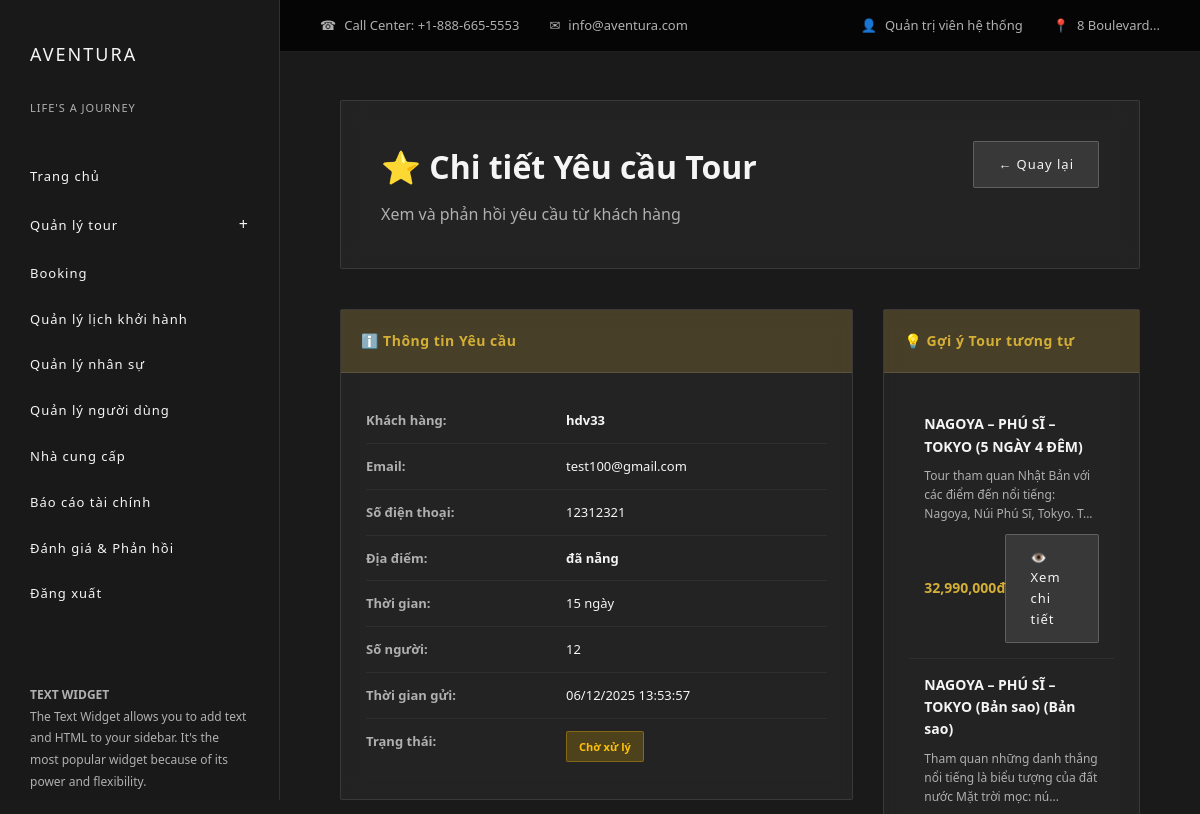
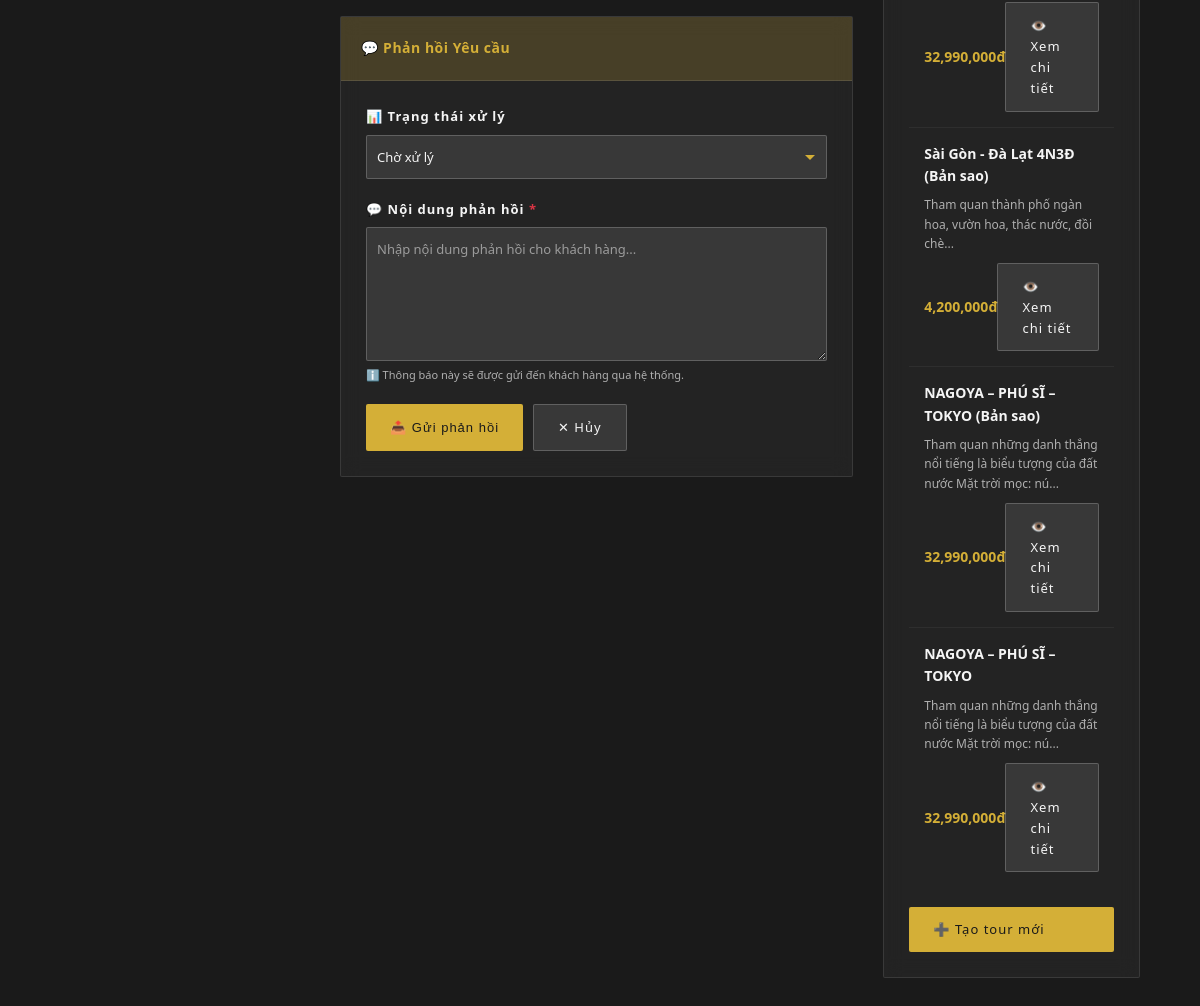
The app's page /index.php?act=admin/chiTietYeuCauTour&id=1 (signed in) with its own data (2 pictures, top to bottom).
### tables this page shows
CREATE TABLE `thong_bao` (
  `id` int(11) NOT NULL,
  `tieu_de` varchar(255) NOT NULL,
  `noi_dung` text NOT NULL,
  `loai_thong_bao` enum('ChungChung','HDV','KhachHang','NhanSu') DEFAULT 'ChungChung',
  `muc_do_uu_tien` enum('Thap','TrungBinh','Cao') DEFAULT 'TrungBinh',
  `nguoi_gui_id` int(11) DEFAULT NULL,
  `nguoi_nhan_id` int(11) DEFAULT NULL,
  `vai_tro_nhan` varchar(50) DEFAULT NULL,
  `trang_thai` enum('ChuaGui','DaGui','Loi') DEFAULT 'ChuaGui',
  `thoi_gian_gui` datetime DEFAULT NULL,
  `thoi_gian_hen_gui` datetime DEFAULT NULL,
  `created_at` timestamp NULL DEFAULT current_timestamp(),
  `updated_at` timestamp NULL DEFAULT current_timestamp() ON UPDATE current_timestamp()
);

CREATE TABLE `nguoi_dung` (
  `id` int(11) NOT NULL,
  `ten_dang_nhap` varchar(100) DEFAULT NULL,
  `mat_khau` varchar(255) DEFAULT NULL,
  `ho_ten` varchar(255) DEFAULT NULL,
  `avatar` varchar(255) DEFAULT NULL,
  `email` varchar(255) DEFAULT NULL,
  `so_dien_thoai` varchar(20) DEFAULT NULL,
  `vai_tro` enum('Admin','HDV','KhachHang','NhaCungCap') DEFAULT NULL,
  `quyen_cap_cao` tinyint(1) DEFAULT 0,
  `trang_thai` enum('HoatDong','BiKhoa') DEFAULT 'HoatDong',
  `ngay_tao` timestamp NULL DEFAULT current_timestamp()
);

CREATE TABLE `tour` (
  `tour_id` int(11) NOT NULL,
  `ten_tour` varchar(255) DEFAULT NULL,
  `loai_tour` enum('TrongNuoc','QuocTe','TheoYeuCau') DEFAULT NULL,
  `mo_ta` text DEFAULT NULL,
  `gia_co_ban` decimal(15,2) DEFAULT NULL,
  `chinh_sach` text DEFAULT NULL,
  `id_nha_cung_cap` int(11) DEFAULT NULL,
  `tao_boi` int(11) DEFAULT NULL,
  `trang_thai` enum('HoatDong','TamDung','HetHan') DEFAULT 'HoatDong',
  `qr_code_path` varchar(255) DEFAULT NULL COMMENT 'Đường dẫn file QR code'
);

### controllers/AdminController.php (called while the page is built, shortened)
<?php
class AdminController {
    public function chiTietYeuCauTour() {
        require_once 'models/ThongBao.php';
        require_once 'models/Tour.php';
        $id = isset($_GET['id']) ? (int)$_GET['id'] : 0;
        $thongBaoModel = new ThongBao();
        $yeuCau = $thongBaoModel->findById($id);
        $thongTin = [];
        foreach (explode("\n", $yeuCau['noi_dung'] ?? '') as $row) {
            $kv = explode(": ", $row, 2);
            if (count($kv) == 2) {
                $thongTin[$kv[0]] = $kv[1];
            }
        }
        $tourModel = new Tour();
        $tourList = $tourModel->getAll();
        require 'views/admin/chi_tiet_yeu_cau_tour.php';
    }
}

### commons/env.php (called while the page is built, shortened)
<?php
function getPDOConnection() {
    try {
        $conn = new PDO(
            "mysql:host=" . DB_HOST . ";port=" . DB_PORT . ";dbname=" . DB_NAME . ";charset=utf8mb4",
            DB_USERNAME,
            DB_PASSWORD,
            [
                PDO::ATTR_ERRMODE => PDO::ERRMODE_EXCEPTION,
                PDO::ATTR_DEFAULT_FETCH_MODE => PDO::FETCH_ASSOC,
                PDO::ATTR_EMULATE_PREPARES => false
            ]
        );
        $conn->exec("SET time_zone = '+07:00'");
        return $conn;
    } catch (PDOException $e) {
        die("Kết nối thất bại: " . $e->getMessage());
    }
}

### commons/function.php (called while the page is built, shortened)
<?php
function connectDB() {
    return getPDOConnection();
}

### models/ThongBao.php (called while the page is built, shortened)
<?php
class ThongBao
{
    public $conn;
    public function __construct()
    {
        $this->conn = connectDB();
    }
    public function findById($id) {
        $sql = "SELECT tb.*,
                nd_gui.ho_ten as nguoi_gui_ten,
                nd_nhan.ho_ten as nguoi_nhan_ten
                FROM thong_bao tb
                LEFT JOIN nguoi_dung nd_gui ON tb.nguoi_gui_id = nd_gui.id
                LEFT JOIN nguoi_dung nd_nhan ON tb.nguoi_nhan_id = nd_nhan.id
                WHERE tb.id = ?";
        $stmt = $this->conn->prepare($sql);
        $stmt->execute([(int)$id]);
        return $stmt->fetch();
    }
}

### models/Tour.php (called while the page is built, shortened)
<?php
class Tour
{
    public $conn;
    public function __construct()
    {
        $this->conn = connectDB();
    }
    public function getAll() {
        $sql = "SELECT * FROM tour ORDER BY tour_id DESC";
        $stmt = $this->conn->prepare($sql);
        $stmt->execute();
        return $stmt->fetchAll();
    }
}

### views/admin/chi_tiet_yeu_cau_tour.php (the view, shortened to what this page needs)
<div class="page-header-section">
    <div style="display: flex; justify-content: space-between; align-items: start; flex-wrap: wrap; gap: 20px;">
        <div>
            <h1>⭐ Chi tiết Yêu cầu Tour</h1>
            <p style="color: var(--text-muted); margin-top: 10px;">Xem và phản hồi yêu cầu từ khách hàng</p>
        </div>
        <div>
            <a href="index.php?act=admin/quanLyYeuCauTour" class="btn btn-secondary">
                ← Quay lại
            </a>
        </div>
    </div>
</div>
<div class="two-column-layout">
    <div>
        <div class="info-card">
            <div class="info-card-header">
                ℹ️ Thông tin Yêu cầu
            </div>
            <div class="info-card-body">
                <div class="info-row">
                    <div class="info-label">Khách hàng:</div>
                    <div class="info-value">
                        <strong><?php echo htmlspecialchars($yeuCau['nguoi_gui_ten'] ?? 'N/A'); ?></strong>
                    </div>
                </div>
                <div class="info-row">
                    <div class="info-label">Email:</div>
                    <div class="info-value"><?php echo htmlspecialchars($thongTin['Email'] ?? 'N/A'); ?></div>
                </div>
                <div class="info-row">
                    <div class="info-label">Số điện thoại:</div>
                    <div class="info-value"><?php echo htmlspecialchars($thongTin['Số điện thoại'] ?? 'N/A'); ?></div>
                </div>
                <div class="info-row">
                    <div class="info-label">Địa điểm:</div>
                    <div class="info-value">
                        <strong><?php echo htmlspecialchars($thongTin['Địa điểm'] ?? 'N/A'); ?></strong>
                    </div>
                </div>
                <div class="info-row">
                    <div class="info-label">Thời gian:</div>
                    <div class="info-value"><?php echo htmlspecialchars($thongTin['Thời gian'] ?? 'N/A'); ?></div>
                </div>
                <div class="info-row">
                    <div class="info-label">Số người:</div>
                    <div class="info-value"><?php echo htmlspecialchars($thongTin['Số người'] ?? 'N/A'); ?></div>
                </div>
                <div class="info-row">
                    <div class="info-label">Thời gian gửi:</div>
                    <div class="info-value"><?php echo date('d/m/Y H:i:s', strtotime($yeuCau['created_at'])); ?></div>
                </div>
                <div class="info-row">
                    <div class="info-label">Trạng thái:</div>
                    <div class="info-value">
                        <?php if ($yeuCau['trang_thai'] === 'DaGui'): ?>
                            <span class="badge badge-warning">Chờ xử lý</span>
                        <?php elseif (strpos($yeuCau['noi_dung'] ?? '', 'Đã xử lý') !== false): ?>
                            <span class="badge badge-success">Đã xử lý</span>
                        <?php else: ?>
                            <span class="badge badge-secondary"><?php echo htmlspecialchars($yeuCau['trang_thai'] ?? 'N/A'); ?></span>
                        <?php endif; ?>
                    </div>
                </div>
            </div>
        </div>
        <div class="info-card">
            <div class="info-card-header">
                💬 Phản hồi Yêu cầu
            </div>
            <div class="info-card-body">
                <form method="POST" action="index.php?act=admin/phanHoiYeuCauTour">
                    <div class="form-group">
                        <label>📊 Trạng thái xử lý</label>
                        <select name="trang_thai" class="select">
                            <option value="DaGui" selected>Chờ xử lý</option>
                        </select>
                    </div>
                    <div class="form-group">
                        <label>💬 Nội dung phản hồi <span style="color: #dc3545;">*</span></label>
                        <textarea name="phan_hoi" class="textarea" rows="6" required placeholder="Nhập nội dung phản hồi cho khách hàng..."></textarea>
                        <small style="color: var(--text-muted); font-size: 11px; margin-top: 5px; display: block;">
                            ℹ️ Thông báo này sẽ được gửi đến khách hàng qua hệ thống.
                        </small>
                    </div>
                    <div style="display: flex; gap: 10px;">
                        <button type="submit" class="btn btn-primary">
                            📤 Gửi phản hồi
                        </button>
                        <a href="index.php?act=admin/quanLyYeuCauTour" class="btn btn-secondary">
                            ✕ Hủy
                        </a>
                    </div>
                </form>
            </div>
        </div>
    </div>
    <div>
        <div class="info-card">
            <div class="info-card-header">
                💡 Gợi ý Tour tương tự
            </div>
            <div class="info-card-body">
                <?php if (!empty($tourList)): ?>
                    <ul class="tour-list">
                        <?php
                        $count = 0;
                        foreach ($tourList as $tour):
                            if ($count >= 5) break;
                            $count++;
                        ?>
                            <li class="tour-item">
                                <h6><?php echo htmlspecialchars($tour['ten_tour'] ?? 'N/A'); ?></h6>
                                <p>
                                    <?php echo htmlspecialchars(mb_substr($tour['mo_ta'] ?? '', 0, 80)); ?>...
                                </p>
                                <div style="display: flex; justify-content: space-between; align-items: center; margin-top: 10px;">
                                    <span style="color: var(--accent-gold); font-weight: 700; font-size: 14px;">
                                        <?php echo number_format((float)($tour['gia_co_ban'] ?? 0)); ?>đ
                                    </span>
                                    <a href="index.php?act=admin/chiTietTour&id=<?php echo $tour['tour_id']; ?>" class="btn btn-secondary btn-sm">
                                        👁️ Xem chi tiết
                                    </a>
                                </div>
                            </li>
                        <?php endforeach; ?>
                    </ul>
                <?php else: ?>
                    <p style="color: var(--text-muted); margin: 0;">Chưa có tour nào trong hệ thống.</p>
                <?php endif; ?>
                <div style="margin-top: 20px;">
                    <a href="index.php?act=admin/taoTour" class="btn btn-primary" style="width: 100%;">
                        ➕ Tạo tour mới
                    </a>
                </div>
            </div>
        </div>
    </div>
</div>
<?php
require __DIR__ . '/../layouts/aventura.php';
?>

### public/css/aventura.css (style rules this page uses)
* { margin: 0; padding: 0; box-sizing: border-box; }
:root { --primary-dark: #1a1a1a; --secondary-dark: #2d2d2d; --accent-gold: #d4af37; --text-light: #f5f5f5; --text-muted: #b0b0b0; }
body { font-family: "Segoe UI", Tahoma, Geneva, Verdana, sans-serif; background: var(--primary-dark); color: var(--text-light); line-height: 1.6; }
.form-group { display: flex; flex-direction: column; }
.form-group label { font-size: 11px; letter-spacing: 1px; color: var(--text-muted); margin-bottom: 10px; }
.form-group input, .form-group select { background: rgba(255, 255, 255, 0.1); border: 1px solid rgba(255, 255, 255, 0.2); color: var(--text-light); padding: 12px 10px; font-size: 13px; border-radius: 2px; transition: all 0.3s; }
.form-group select { cursor: pointer; }
.form-group .input, .form-group .select { background: rgba(255, 255, 255, 0.1); border: 1px solid rgba(255, 255, 255, 0.2); color: var(--text-light); padding: 12px 10px; font-size: 13px; border-radius: 2px; transition: all 0.3s; width: 100%; font-family: inherit; }
.form-group .select { cursor: pointer; appearance: none; background-repeat: no-repeat; background-position: right 10px center; padding-right: 30px; }
.btn { padding: 12px 24px; border: none; border-radius: 2px; font-size: 13px; letter-spacing: 1px; cursor: pointer; transition: all 0.3s; text-decoration: none; display: inline-block; }
.btn-primary { background: var(--accent-gold); color: var(--primary-dark); }
.btn-secondary { background: rgba(255, 255, 255, 0.1); color: var(--text-light); border: 1px solid rgba(255, 255, 255, 0.2); }

### views/admin/chi_tiet_yeu_cau_tour.php (style rules this page uses)
.page-header-section { background: rgba(45, 45, 45, 0.5); border: 1px solid rgba(255, 255, 255, 0.1); border-radius: 2px; padding: 40px; margin-bottom: 40px; backdrop-filter: blur(10px); }
.two-column-layout { display: grid; grid-template-columns: 2fr 1fr; gap: 30px; }
.info-card { background: rgba(45, 45, 45, 0.5); border: 1px solid rgba(255, 255, 255, 0.1); border-radius: 2px; margin-bottom: 30px; backdrop-filter: blur(10px); }
.info-card-header { background: rgba(212, 175, 55, 0.2); border-bottom: 1px solid rgba(255, 255, 255, 0.1); padding: 20px; color: var(--accent-gold); font-weight: 600; font-size: 14px; letter-spacing: 0.5px; }
.info-card-body { padding: 25px; }
.info-row { display: flex; padding: 12px 0; border-bottom: 1px solid rgba(255, 255, 255, 0.05); }
.info-row:last-child { border-bottom: none; }
.info-label { font-weight: 600; color: var(--text-muted); width: 200px; flex-shrink: 0; font-size: 13px; }
.info-value { flex: 1; color: var(--text-light); font-size: 13px; }
.form-group { margin-bottom: 20px; }
.form-group label { display: block; margin-bottom: 8px; color: var(--text-light); font-size: 13px; font-weight: 600; }
.form-group .select, .form-group textarea { background: rgba(255, 255, 255, 0.1); border: 1px solid rgba(255, 255, 255, 0.2); color: var(--text-light); padding: 12px 10px; font-size: 13px; border-radius: 2px; transition: all 0.3s; width: 100%; font-family: inherit; }
.form-group textarea { resize: vertical; min-height: 120px; }
.form-group textarea::placeholder { color: rgba(255, 255, 255, 0.5); }
.form-group .select { cursor: pointer; appearance: none; background-repeat: no-repeat; background-position: right 10px center; padding-right: 30px; }
.badge { padding: 6px 12px; border-radius: 2px; font-size: 11px; font-weight: 600; display: inline-block; }
.badge-warning { background: rgba(255, 193, 7, 0.2); color: #ffc107; border: 1px solid rgba(255, 193, 7, 0.3); }
.tour-list { list-style: none; padding: 0; margin: 0; }
.tour-item { padding: 15px; border-bottom: 1px solid rgba(255, 255, 255, 0.05); }
.tour-item:last-child { border-bottom: none; }
.tour-item h6 { color: var(--text-light); font-size: 14px; font-weight: 600; margin-bottom: 8px; }
.tour-item p { color: var(--text-muted); font-size: 12px; margin-bottom: 10px; line-height: 1.6; }

### records on screen
thong_bao: nguoi_gui.ho_ten "hdv33", nguoi_gui "12", created_at "06/12/2025 13:53:57"
tour: ten_tour "NAGOYA – PHÚ SĨ – TOKYO (5 NGÀY 4 ĐÊM)", mo_ta "Tour tham quan Nhật Bản với các điểm đến nổi tiếng: Nagoya, Núi Phú Sĩ, Tokyo. T", gia_co_ban "32,990,000"
tour: ten_tour "NAGOYA – PHÚ SĨ – TOKYO (Bản sao) (Bản sao)", mo_ta "Tham quan những danh thắng nổi tiếng là biểu tượng của đất nước Mặt trời mọc: nú", gia_co_ban "32,990,000"
tour: ten_tour "Sài Gòn - Đà Lạt 4N3Đ (Bản sao)", mo_ta "Tham quan thành phố ngàn hoa, vườn hoa, thác nước, đồi chè", gia_co_ban "4,200,000"
tour: ten_tour "NAGOYA – PHÚ SĨ – TOKYO (Bản sao)", mo_ta "Tham quan những danh thắng nổi tiếng là biểu tượng của đất nước Mặt trời mọc: nú", gia_co_ban "32,990,000"
tour: ten_tour "NAGOYA – PHÚ SĨ – TOKYO", mo_ta "Tham quan những danh thắng nổi tiếng là biểu tượng của đất nước Mặt trời mọc: nú", gia_co_ban "32,990,000"

### other values on screen
$_SESSION['user_name'] "Quản trị viên hệ thống"
$thongTin['Email'] "test100@gmail.com"
$thongTin['Số điện thoại'] "12312321"
$thongTin['Địa điểm'] "đã nẵng"
$thongTin['Thời gian'] "15 ngày"
